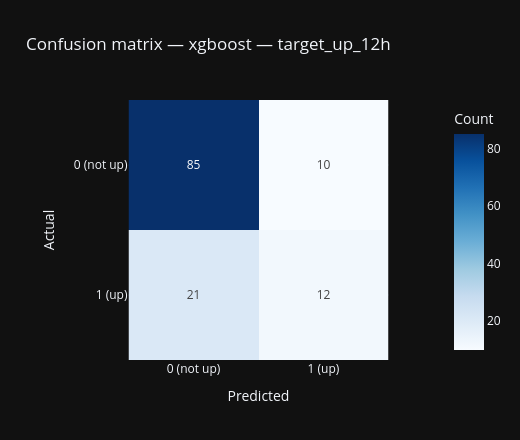

Notebook cell for this chart:
### Markdown cell above
### Part 6b: confusion matrix (winner)

**How I read it:** diagonal counts are correct; off-diagonal are errors. Compare to the **baseline** I get by always predicting the majority class.

### Code cell
best_pipe = candidates[best_name]
best_pipe.fit(X_train, y_train)
y_prob = best_pipe.predict_proba(X_test)[:, 1]
y_hat = (y_prob >= 0.5).astype(int)
cm = confusion_matrix(y_test, y_hat)

fig_cm = px.imshow(
    cm,
    text_auto=True,
    color_continuous_scale="Blues",
    labels=dict(x="Predicted", y="Actual", color="Count"),
    x=["0 (not up)", "1 (up)"],
    y=["0 (not up)", "1 (up)"],
    title="Confusion matrix — " + best_name + " — " + TARGET,
)
fig_cm.update_layout(template=PLOT_TEMPLATE, width=520, height=440)
fig_cm.show()

### Figure 1 — Plotly figure (JSON) as saved in the notebook; plotly's stock layout.template omitted (floating-point values rounded to 4 significant figures)
{"data": [{"coloraxis": "coloraxis", "hovertemplate": "Predicted: %{x}<br>Actual: %{y}<br>Count: %{z}<extra></extra>", "name": "0", "texttemplate": "%{z}", "type": "heatmap", "x": ["0 (not up)", "1 (up)"], "xaxis": "x", "y": ["0 (not up)", "1 (up)"], "yaxis": "y", "z": [[85, 10], [21, 12]]}], "layout": {"coloraxis": {"colorbar": {"title": {"text": "Count"}}, "colorscale": [[0, "rgb(247,251,255)"], [0.125, "rgb(222,235,247)"], [0.25, "rgb(198,219,239)"], [0.375, "rgb(158,202,225)"], [0.5, "rgb(107,174,214)"], [0.625, "rgb(66,146,198)"], [0.75, "rgb(33,113,181)"], [0.875, "rgb(8,81,156)"], [1, "rgb(8,48,107)"]]}, "height": 440, "title": {"text": "Confusion matrix — xgboost — target_up_12h"}, "width": 520, "xaxis": {"anchor": "y", "constrain": "domain", "domain": [0, 1], "scaleanchor": "y", "title": {"text": "Predicted"}}, "yaxis": {"anchor": "x", "autorange": "reversed", "constrain": "domain", "domain": [0, 1], "title": {"text": "Actual"}}}}
